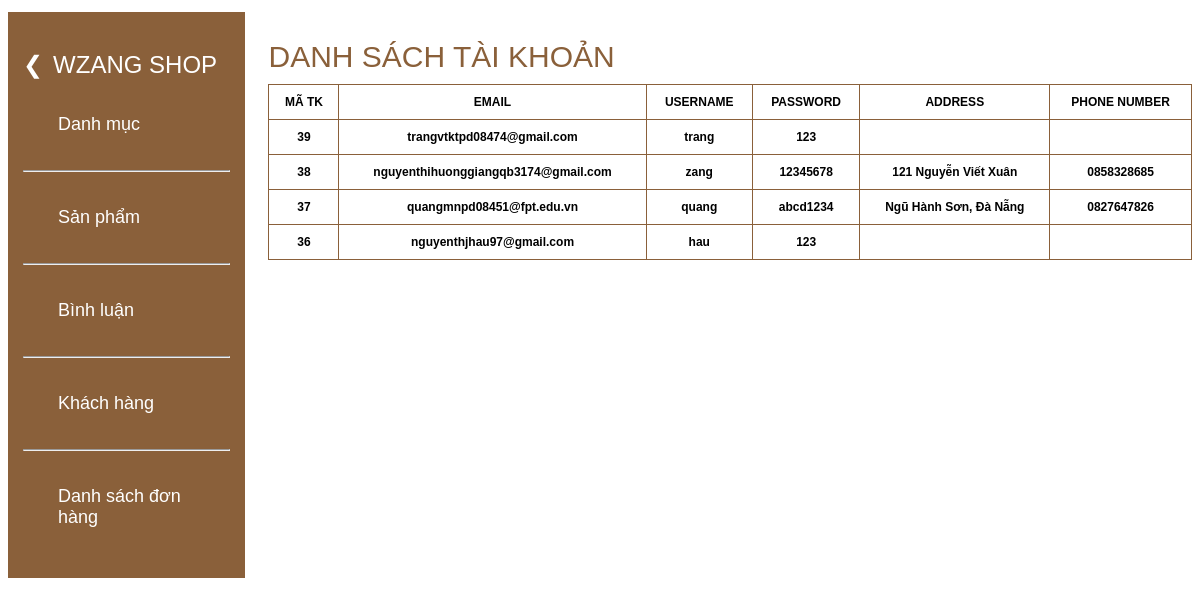
The app's page /admin/index.php?act=dskh with its own data.
### tables this page shows
CREATE TABLE `taikhoan` (
  `id` int(10) NOT NULL,
  `user` varchar(50) NOT NULL,
  `pass` varchar(50) NOT NULL,
  `email` varchar(255) NOT NULL,
  `address` varchar(255) DEFAULT NULL,
  `tel` varchar(20) DEFAULT NULL,
  `role` tinyint(4) NOT NULL DEFAULT 0
);

### admin/model/pdo.php (called while the page is built, shortened)
<?php
function pdo_get_connection() {
    $dburl = "mysql:host=" . DB_HOST . ";dbname=" . DB_NAME . ";charset=" . DB_CHARSET;
    $username = DB_USER;
    $password = DB_PASSWORD;
    try {
        $conn = new PDO($dburl, $username, $password);
        $conn->setAttribute(PDO::ATTR_ERRMODE, PDO::ERRMODE_EXCEPTION);
        return $conn;
    } catch(PDOException $e) {
        return null;
    }
}
function pdo_query($sql, $args = []) {
    try {
        $conn = pdo_get_connection();
        $stmt = $conn->prepare($sql);
        $stmt->execute($args);
        $rows = $stmt->fetchAll();
        return $rows;
    } catch(PDOException $e) {
        throw $e;
    } finally {
        $conn = null;
    }
}

### admin/model/taikhoan.php (called while the page is built, shortened)
<?php
function loadall_taikhoan(){
    $sql="select * from taikhoan order by id desc";
    $listtaikhoan=pdo_query($sql);
    return $listtaikhoan;
}
?>

### admin/taikhoan/list.php (the view)
<div class="boxphai">
<div class=" formcontent">
            <div class="add mb">DANH SÁCH TÀI KHOẢN</div>
                <div class="row mb formdsloai">
                   <table>
                    <tr>
                        <th>MÃ TK</th>
                        <th>EMAIL</th>
                        <th>USERNAME</th>
                        <th>PASSWORD</th>
                        <th>ADDRESS</th>
                        <th>PHONE NUMBER</th>
                    </tr>
                    <?php
                    foreach ($listtaikhoan as $taikhoan) {
                    extract($taikhoan);
                    echo ' <tr>
                        <th>'.$id.'</th>
                        <th>'.$email.'</th>
                        <th>'.$user.'</th>
                        <th>'.$pass.'</th>
                        <th>'.$address.'</th>
                        <th>'.$tel.'</th>
                    </tr>';
                    }
                    ?>
                   </table>
                </div>
            </div>
 </div>

### admin/css/style.css (style rules this page uses)
* { font-size: 1vw; font-family: sans-serif; }
.boxphai { width: 78%; float: right; position: relative; margin-top: -550px; }
.mb { margin-bottom: 10px; }
.add { color: #8A603A; font-size: 2.5vw; font-family: sans-serif; font-weight: 500; }
.formdsloai table { width: 100%; border-collapse: collapse; border: 1px solid #8A603A ; }
.formdsloai table th { padding: 10px; border: 1px solid #8A603A ; width: auto; }

### records on screen
taikhoan: id "39", email "trangvtktpd08474@gmail.com", user "trang", pass "123"
taikhoan: id "38", email "nguyenthihuonggiangqb3174@gmail.com", user "zang", pass "12345678", address "121 Nguyễn Viết Xuân", tel "0858328685"
taikhoan: id "37", email "quangmnpd08451@fpt.edu.vn", user "quang", pass "abcd1234", address "Ngũ Hành Sơn, Đà Nẵng", tel "0827647826"
taikhoan: id "36", email "nguyenthjhau97@gmail.com", user "hau", pass "123"
